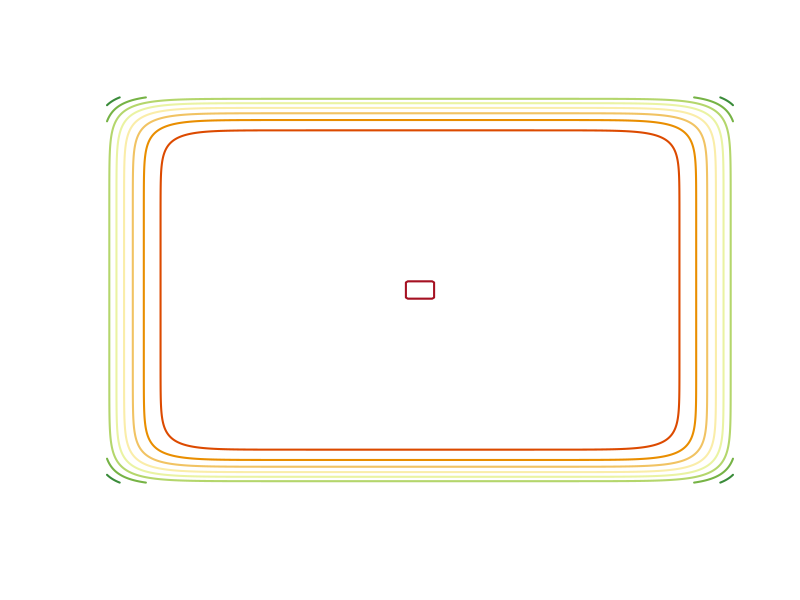
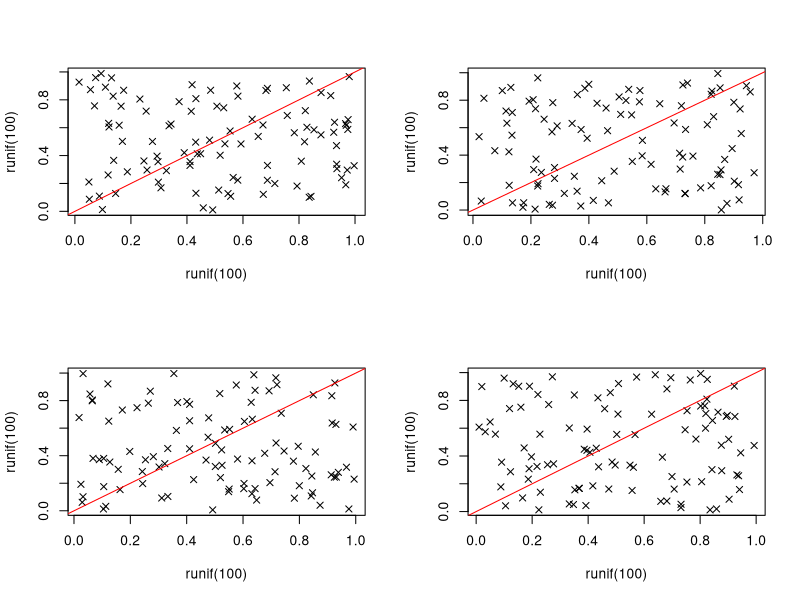
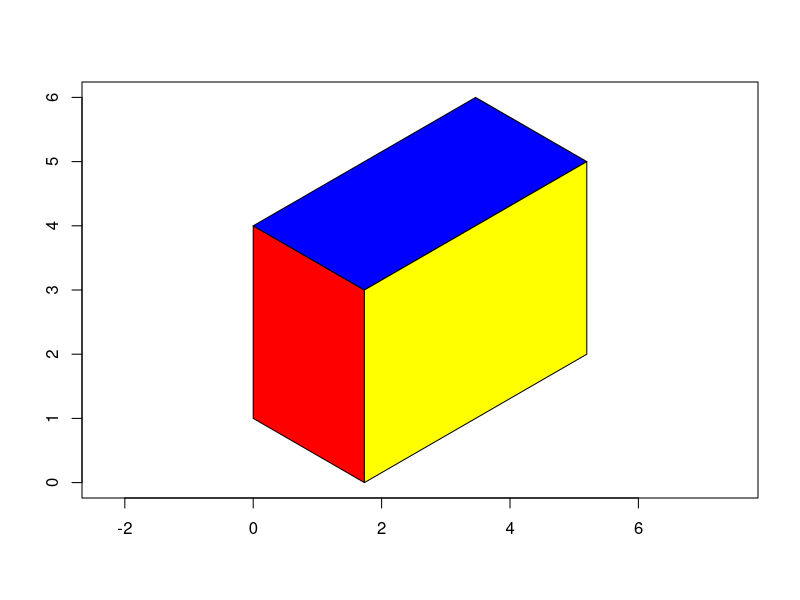
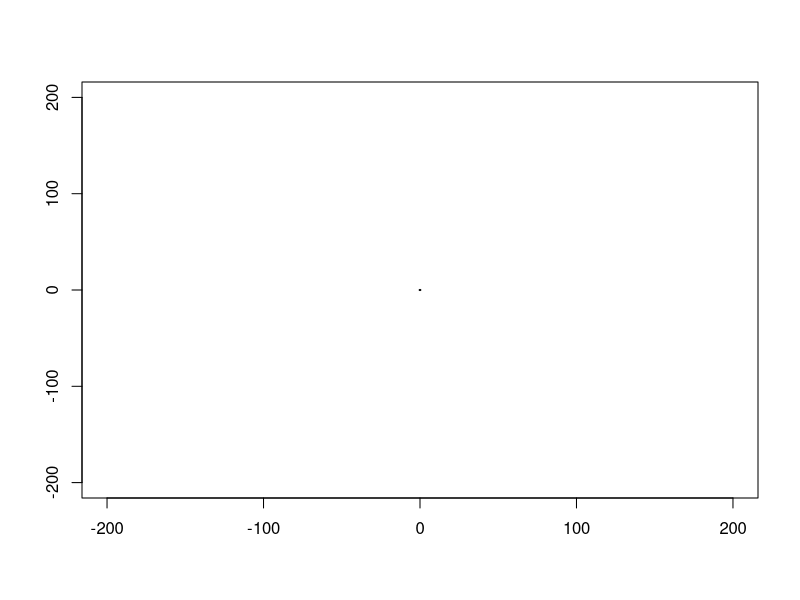
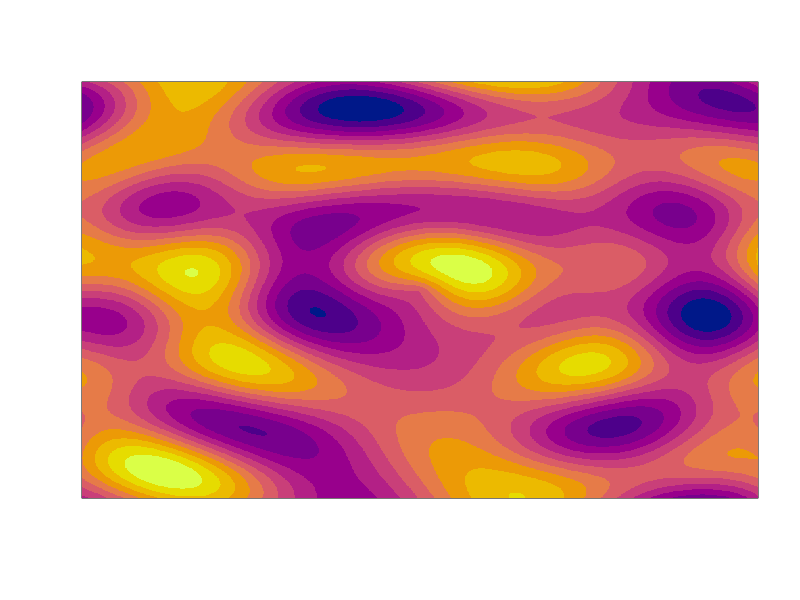

Here is the R script that generated these plots, in order:
#Runnable examples of what base R can do ####
#Making background graphics for a presentation

squircle <- function(x,y) exp(-x^12-y^12)

isotherm <- function(f, rv=FALSE){
  x <- y <- seq(-1, 1, length.out=1000)
  z <- outer(x, y, f)
  s <- deparse1(substitute(f))
  op <- par(mar=rep(0,4))
  pal <- hcl.colors(10, palette="RdYlGn")
  if(rv) pal <- rev(pal)
  png(filename=paste0("iso_", s, ".png"), width=1600, height=900)
  par(op)
  contour(x, y, z, drawlabels=FALSE, col=pal, nlevels=10, lwd=2, axes=FALSE)
  dev.off()
}

isotherm(squircle, rv=TRUE)

#Four scatterplots showing deviation from the line y=x in one image

png(filename="quad_scatter.png", width=1000, height=1000)
op <- par(mfrow=c(2, 2))
quarter <- function(){
  plot(runif(100), runif(100), pch=4)
  abline(a=0, b=1, col="red")
  invisible()
}
replicate(4, quarter())
par(op)
dev.off()

#Drawing a projection of a cuboid

cuboid <- function(w, h, d){
  plot(x=NA, xlim=c(0,(w+d)*sqrt(3)/2), ylim=c(0,h+(w+d)/2), xlab=NA, ylab=NA, asp=1)
  polygon(x=c(0,w*sqrt(3)/2,w*sqrt(3)/2,0), 
          y=c(w/2,0,h,h+w/2), 
          col="red")
  polygon(x=c(0,w*sqrt(3)/2,(w+d)*sqrt(3)/2,d*sqrt(3)/2), 
          y=c(h+w/2,h,h+d/2,h+(w+d)/2), 
          col="blue")
  polygon(x=c(w*sqrt(3)/2,(w+d)*sqrt(3)/2,(w+d)*sqrt(3)/2,w*sqrt(3)/2), 
          y=c(0,d/2,h+d/2,h), 
          col="yellow")
}

png(filename="Cuboid-R.png", width=1000, height=1000)
cuboid(2,3,4)
dev.off()

#Using contour() to draw an implicitly defined curve

draw_superellipse <- function(a, b, n){
  superellipse <- function(x,y) abs(x/a)^n+abs(y/b)^n-1
  x <- y <- seq(from=-200, to=200, length.out=1000)
  z <- outer(x, y, superellipse)
  png(filename="Superellipse-R.png", width=1000, height=1000)
  contour(x, y, z, levels=0, drawlabels=FALSE)
  dev.off()
}

draw_superellipse(1, 1, 2/3)

#Using image() to generate a "plasma effect"

plasma <- function(x, y) sin(x/16)+sin(y/8)+sin((x+y)/16)+sin(sqrt(x^2+y^2)/8)
x <- y <- seq(-32*pi, 32*pi, length.out=1000)
bigmat <- outer(x, y, plasma)
png(filename="PlasmaEffect-R.png", width=1000, height=1000)
image(bigmat, col=hcl.colors(12, "Plasma"), xaxt="n", yaxt="n")
dev.off()